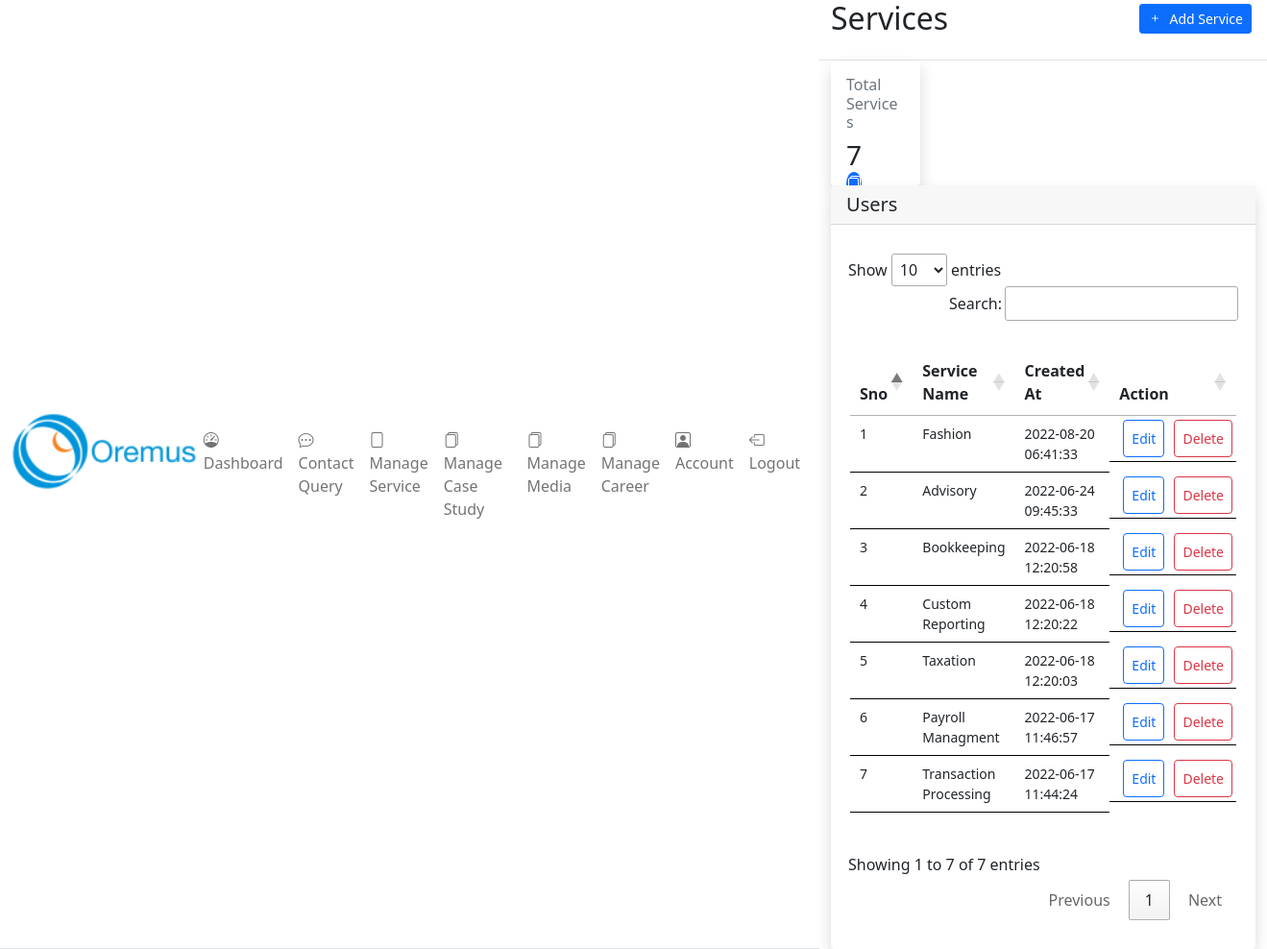
The app's page /crm/frontend/user/manage_services.php (signed in) with its own data.
### tables this page shows
CREATE TABLE `services` (
  `id` int(255) NOT NULL,
  `service_name` text NOT NULL,
  `created_at` timestamp NOT NULL DEFAULT current_timestamp(),
  `updated_at` timestamp NULL DEFAULT NULL ON UPDATE current_timestamp(),
  `deleted_at` timestamp NULL DEFAULT NULL
);

### crm/frontend/user/manage_services.php (the view, shortened to what this page needs)
<!DOCTYPE html>
<html lang="en">
<head>
    <?php require('./user_components/header_links.php'); ?>
</head>
<body>
    <div class="d-flex flex-column flex-lg-row h-lg-full bg-surface-secondary">
        <?php require('./user_components/side_bar.php'); ?>
        <div class="h-screen flex-grow-1 overflow-y-lg-auto">
            <header class="bg-surface-primary border-bottom pt-6">
                <div class="container-fluid">
                    <div class="mb-npx">
                        <div class="row align-items-center">
                            <div class="col-sm-6 col-12 mb-4 mb-sm-0">
                                <h1 class="h2 mb-0 ls-tight">Services</h1>
                            </div>
                            <div class="col-sm-6 col-12 text-sm-end">
                                <div class="mx-n1">
                                    <a type="button" class="btn d-inline-flex btn-sm btn-primary mx-1" data-bs-toggle="modal" data-bs-target="#exampleModal">
                                        <span class=" pe-2">
                                            <i class="bi bi-plus"></i>
                                        </span>
                                        <span>Add Service</span>
                                    </a>
                                </div>
                            </div>
                        </div>
                    </div>
                </div>
            </header>
            <main class="py-6 bg-surface-secondary">
                <div class="container-fluid">
                    <div class="row g-6 mb-6">
                        <div class="col-xl-3 col-sm-6 col-12">
                            <div class="card shadow border-0 overflow_style" style="height: 130px;">
                                <div class="card-body">
                                    <div class="row">
                                        <div class="col">
                                            <span class="h6 font-semibold text-muted text-sm d-block mb-2">Total Services</span>
                                            <?php
                                                    $stmt="SELECT count(id) FROM `services` WHERE deleted_at IS NULL";
                                                    $sql=mysqli_prepare($conn, $stmt);
                                                    $result=mysqli_stmt_execute($sql);
                                                        if ($result){
                                                            $data= mysqli_stmt_get_result($sql);
                                                            while ($row = mysqli_fetch_array($data)){
                                                        ?>
                                            <span class="h3 font-bold mb-0">
                                                <?php echo $row[0]; ?>
                                            </span>
                                            <?php }
                                                    }
                                                ?>
                                        </div>
                                        <div class="col-auto">
                                            <div class="icon icon-shape bg-primary text-white text-lg rounded-circle">
                                                <i class="bi bi-files"></i>
                                            </div>
                                        </div>
                                    </div>
                                </div>
                            </div>
                        </div>
                    </div>
                    <div class="card shadow border-0 mb-7">
                        <div class="card-header">
                            <h5 class="mb-0">Users</h5>
                        </div>
                        <div class="table-responsive" style="padding: 30px 18px;">
                            <table class="table table-hover table-nowrap" id="myTable"
                                style="padding: 30px 2px; border: 0px solid black !important;">
                                <thead class="thead-light">
                                    <tr>
                                        <th style="font-size: 16px;">Sno</th>
                                        <th style="font-size: 16px;">Service Name</th>
                                        <th style="font-size: 16px;">Created At</th>
                                        <th style="font-size: 16px;">Action</th>
                                    </tr>
                                </thead>
                                <tbody style="border: 0px solid black !important;">
                                    <?php
                                        $stmt="SELECT id,service_name,created_at FROM `services` WHERE services.deleted_at IS NULL ORDER BY created_at DESC";
                                        $sql=mysqli_prepare($conn, $stmt);
                                        $result=mysqli_stmt_execute($sql);
                                        if ($result){
                                                $data= mysqli_stmt_get_result($sql);
                                                $sno=1;
                                                while ($row = mysqli_fetch_array($data)){
                                    ?>
                                    <tr>
                                        <td style="font-size: 14px;">
                                            <?php echo $sno;?>
                                        </td>
                                        <td style="font-size: 14px;">
                                            <?php echo $row["service_name"];?>
                                        </td>
                                        <td class="overflow_style2" style="font-size: 14px;">
                                            <?php echo $row["created_at"];?>
                                        </td>
                                        <td class="d-flex p-1">
                                            <button type="submit" class="btn btn-outline-primary text-danger-hover p-2"
                                            onclick="setId(<?php echo $row['id'];?>,'<?php echo $row['service_name'];?>')" style="font-size: 14px; margin-left: 10px;">
                                                <span style="font-size: 14px;">Edit</span>
                                            </button>
                                            <form action="../../backend/user/delete_service.php" onsubmit="return confirm_delete()" method="post">
                                                <button type="submit" class="btn btn-outline-danger text-danger-hover p-2"
                                                    style="font-size: 14px; margin-left: 10px;">
                                                   <span style="font-size: 14px;">Delete</span>
                                                </button>
                                            </form>
                                        </td>
                                    </tr>
                                    <?php
                                    $sno++;
                                    }
                                }
                                else{
                                   echo mysqli_error($conn);
                                }
                                ?>
                                </tbody>
                            </table>
                        </div>
                    </div>
                </div>
            </main>
        </div>
    </div>
</body>
</html>

### crm/frontend/user/user_components/header_links.php (shortened to what this page needs)
<link href="https://cdn.jsdelivr.net/npm/bootstrap@5.1.3/dist/css/bootstrap.min.css" rel="stylesheet">
<link rel="stylesheet" href="//cdn.datatables.net/1.11.4/css/jquery.dataTables.min.css">
<link rel="stylesheet" href="./css/dashboard.css">

### crm/frontend/user/user_components/side_bar.php (shortened to what this page needs)
<nav class="navbar show navbar-vertical h-lg-screen navbar-expand-lg px-0 py-3 navbar-light bg-white border-bottom border-bottom-lg-0 border-end-lg"
    id="navbarVertical">
    <div class="container-fluid">
        <a class="navbar-brand py-lg-2 mb-lg-5 px-lg-6 me-0" href="./dashboard.php">
            <img src="../images/logo.png" style="height: 80px;" alt="...">
        </a>
        <div class="collapse navbar-collapse" id="sidebarCollapse">
            <ul class="navbar-nav">
                <li class="nav-item">
                    <a class="nav-link" href="./dashboard.php">
                        <i class="bi bi-speedometer"></i> Dashboard
                    </a>
                </li>
                <li class="nav-item">
                    <a class="nav-link" href="./contact_queries.php">
                    <i class="bi bi-chat-dots"></i> Contact Query
                    </a>
                </li>
                <li class="nav-item">
                    <a class="nav-link" href="./manage_services.php">
                    <i class="bi bi-file"></i> Manage Service
                    </a>
                </li>
                <li class="nav-item">
                    <a class="nav-link" href="./manage_case_study.php">
                    <i class="bi bi-files"></i> Manage Case Study
                    </a>
                </li>
                <li class="nav-item">
                    <a class="nav-link" href="./manage_media.php">
                    <i class="bi bi-files"></i> Manage Media
                    </a>
                </li>
                <li class="nav-item">
                    <a class="nav-link" href="./manage_career.php">
                    <i class="bi bi-files"></i> Manage Career
                    </a>
                </li>
                <li class="nav-item">
                    <a class="nav-link" href="./profile.php">
                        <i class="bi bi-person-square"></i> Account
                    </a>
                </li>
                <li class="nav-item">
                    <a class="nav-link" href="../../backend/login_signup/logout.php">
                        <i class="bi bi-box-arrow-left"></i> Logout
                    </a>
                </li>
            </ul>
        </div>
    </div>
</nav>

### crm/frontend/user/css/dashboard.css (style rules this page uses)
.overflow_style { overflow: auto; }
.overflow_style { -ms-overflow-style: none; scrollbar-width: none; }

### crm/frontend/user/manage_services.php (style rules this page uses)
.overflow_style2 { max-width: 100px !important; overflow-x: auto; -ms-overflow-style: none; scrollbar-width: none; }

### records on screen
services: service_name "Fashion", created_at "2022-08-20 06:41:33"
services: service_name "Advisory", created_at "2022-06-24 09:45:33"
services: service_name "Bookkeeping", created_at "2022-06-18 12:20:58"
services: service_name "Custom Reporting", created_at "2022-06-18 12:20:22"
services: service_name "Taxation", created_at "2022-06-18 12:20:03"
services: service_name "Payroll Managment", created_at "2022-06-17 11:46:57"
services: service_name "Transaction Processing", created_at "2022-06-17 11:44:24"

### other values on screen
$row[0] "7"
